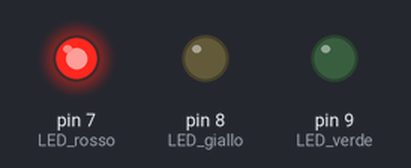
Simulated run of this sketch. Board: Arduino Uno, built with avr-gcc and run on an emulated ATmega328P. Parts: output pins drawn as LEDs (lit = HIGH).

Above: at 2.5 s.
At 7.5 s:
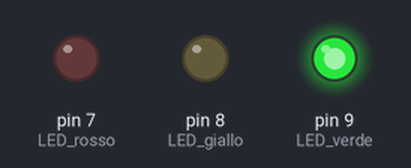
At 11.0 s:
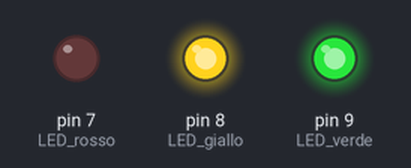
Timing chart, 0 to 15.6 s (numbered marks = the images above):
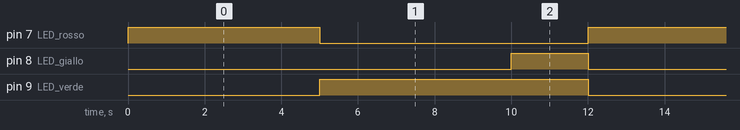

Measured:
- by itself, pin 7 (LED_rosso): alternates HIGH for 5.0 s and LOW for 7.0 s
- by itself, pin 8 (LED_giallo): alternates HIGH for 2.0 s and LOW for 10.0 s
- by itself, pin 9 (LED_verde): alternates HIGH for 7.0 s and LOW for 5.0 s

The sketch:

Semaforo.ino
```cpp
/***************************************************
 *    ESEMPIO: IL SEMAFORO
 *
 *    Author: Stefano Capezzone
 *    Version: 1.0
 *    Corso Arduino & Oltre
 *
 */

void setup() {
 pinMode(7,OUTPUT); // LED rosso
 pinMode(8,OUTPUT); // LED giallo
 pinMode(9,OUTPUT); // LED verde

// Tutto spento
 digitalWrite(7,LOW);
 digitalWrite(8,LOW);
 digitalWrite(9, LOW);

}

void loop() {
  digitalWrite(7,HIGH); // Accendo il Rosso
  delay(5000); // Durata del rosso
  digitalWrite(7,LOW); // Spengo il rosso
  digitalWrite(9,HIGH); // Accendo il verde
  delay(5000); // Durata del verde
  digitalWrite(8,HIGH); // Accendo anche il giallo
  delay(2000); // Durata del giallo
  digitalWrite(8,LOW); // Spengo il giallo
  digitalWrite(9, LOW); // Spengo il verde

}
```
